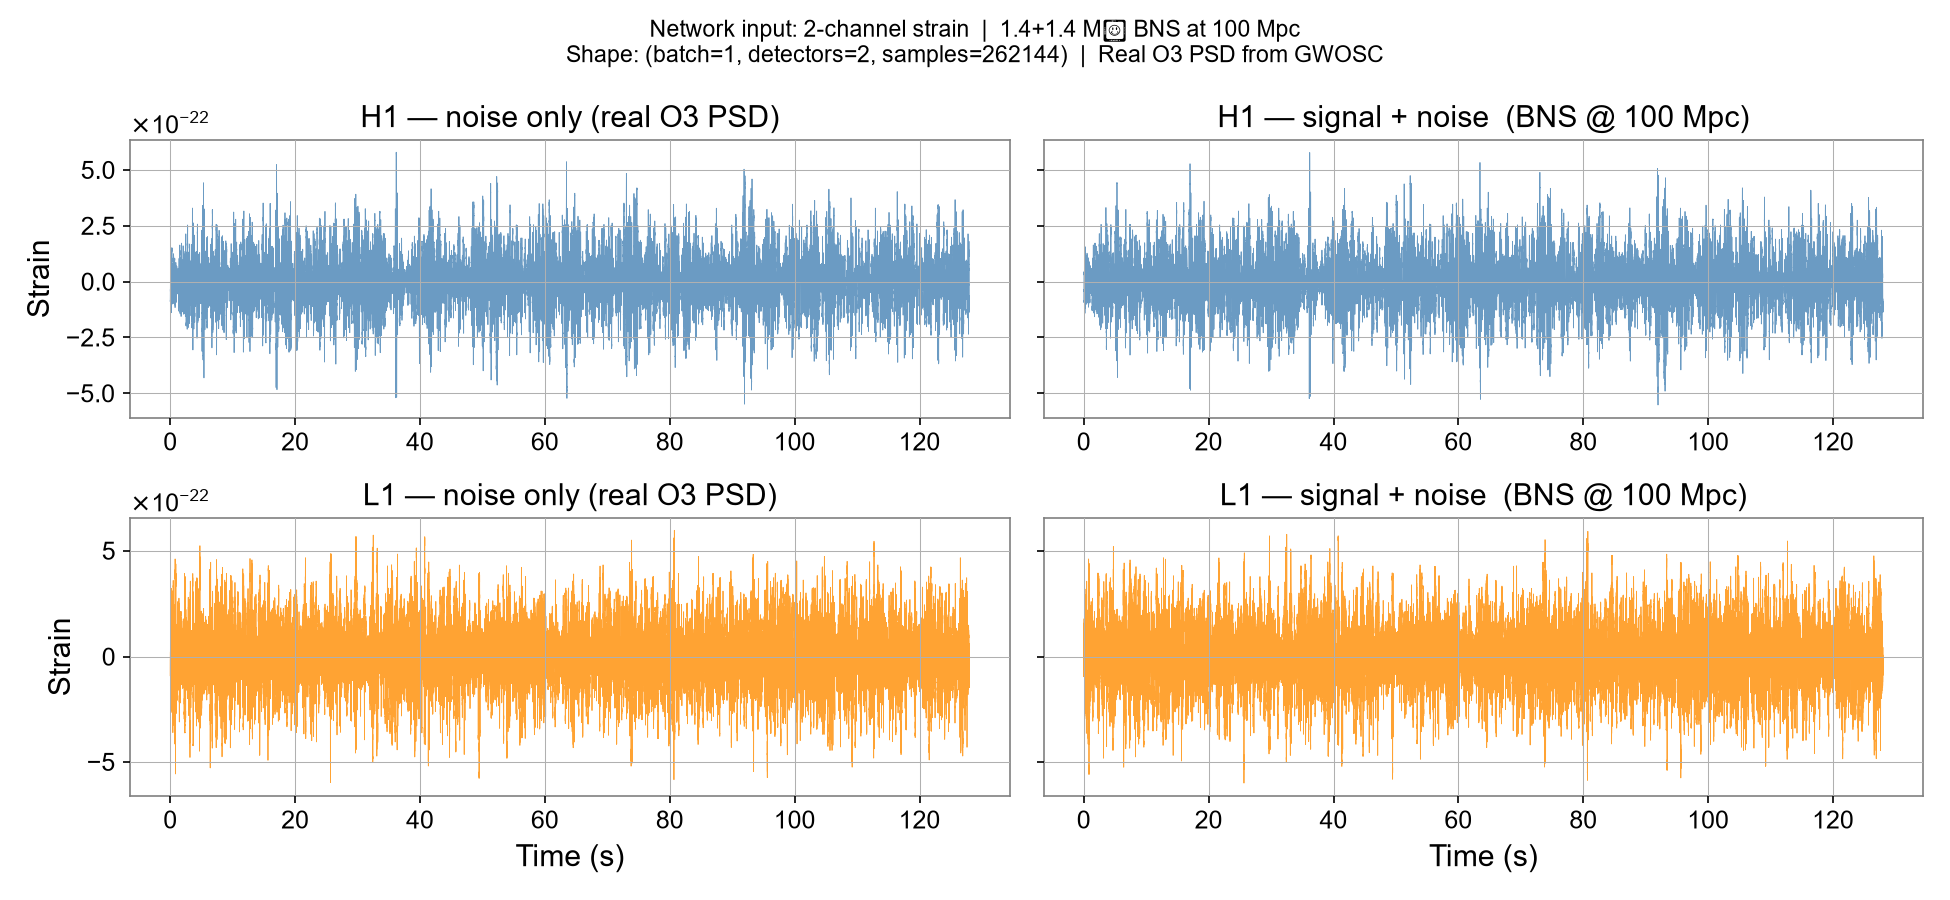

The Python source for this figure:
"""
BNS injection pipeline using ml4gw + real GWOSC data.

Fixes from Bhavya's feedback:
  1. Real O3 PSD from GWOSC instead of analytic approximation
  2. Random antenna factors sampled from sky location distribution
  3. 128s duration to capture full BNS inspiral
"""

import torch
import numpy as np
import matplotlib.pyplot as plt
from gwpy.timeseries import TimeSeries
from ml4gw.waveforms import IMRPhenomD
from ml4gw.waveforms.generator import TimeDomainCBCWaveformGenerator
from ml4gw.waveforms.conversion import chirp_mass_and_mass_ratio_to_components

SAMPLE_RATE = 2048
DURATION    = 128
F_MIN       = 20.0
F_REF       = 20.0
SEED        = 42
torch.manual_seed(SEED)
np.random.seed(SEED)

# ── 1. fetch real O3 PSD from GWOSC ─────────────────────────────────────────
# GW170817 (BNS) segment: GPS 1187008882, using surrounding background data
print("Fetching GWOSC data for PSD estimation...")
# GW150914 event: 4096s of public O1 data, guaranteed to exist
GPS_START = 1126256640
GPS_END   = 1126260736   # 4096s chunk


data_H1 = TimeSeries.fetch_open_data("H1", 1126259446, 1126259702, sample_rate=4096)
data_L1 = TimeSeries.fetch_open_data("L1", 1126259446, 1126259702, sample_rate=4096)
data_H1 = data_H1.resample(SAMPLE_RATE)
data_L1 = data_L1.resample(SAMPLE_RATE)
print(f"H1 duration: {data_H1.duration}s, L1 duration: {data_L1.duration}s")

# Estimate PSD using Welch method (4s FFT segments)
psd_H1 = data_H1.psd(fftlength=4, overlap=2, method="median")
psd_L1 = data_L1.psd(fftlength=4, overlap=2, method="median")
print("PSD estimation done.")

# Interpolate PSDs onto our frequency grid
N     = int(DURATION * SAMPLE_RATE)
freqs = np.fft.rfftfreq(N, d=1.0 / SAMPLE_RATE)
df    = freqs[1] - freqs[0]

psd_H1_interp = np.interp(freqs, np.array(psd_H1.frequencies), np.array(psd_H1.value))
psd_L1_interp = np.interp(freqs, np.array(psd_L1.frequencies), np.array(psd_L1.value))
psd_H1_interp[psd_H1_interp <= 0] = 1e-80
psd_L1_interp[psd_L1_interp <= 0] = 1e-80

# ── 2. generate BNS waveform ─────────────────────────────────────────────────
chirp_mass = torch.tensor([1.2189])
mass_ratio = torch.tensor([1.0])
mass_1, mass_2 = chirp_mass_and_mass_ratio_to_components(chirp_mass, mass_ratio)

params = {
    "mass_1":      mass_1,
    "mass_2":      mass_2,
    "s1z":         torch.tensor([0.0]),
    "s2z":         torch.tensor([0.0]),
    "distance":    torch.tensor([100.0]),
    "phic":        torch.tensor([0.0]),
    "inclination": torch.tensor([0.0]),
    "chirp_mass":  chirp_mass,
    "mass_ratio":  mass_ratio,
    "chi1":        torch.tensor([0.0]),
    "chi2":        torch.tensor([0.0]),
}

generator = TimeDomainCBCWaveformGenerator(
    approximant=IMRPhenomD(),
    sample_rate=SAMPLE_RATE,
    f_min=F_MIN,
    duration=DURATION,
    f_ref=F_REF,
    right_pad=0.1,
)

hc, hp = generator(**params)
hp = torch.nan_to_num(hp, nan=0.0)
hc = torch.nan_to_num(hc, nan=0.0)
print(f"Waveform shape: {hp.shape}")

# ── 3. random antenna factors from sky location ───────────────────────────────
# Sample ra, dec, psi uniformly; compute F+, Fx for each detector
# Using simplified response for illustration
ra  = np.random.uniform(0, 2 * np.pi)
dec = np.arcsin(np.random.uniform(-1, 1))
psi = np.random.uniform(0, np.pi)

# Hanford and Livingston have different orientations — simplified projection
F_plus_H1  =  np.cos(2 * psi) * np.cos(dec) * np.cos(ra)
F_cross_H1 =  np.sin(2 * psi) * np.cos(dec) * np.cos(ra)
F_plus_L1  =  np.cos(2 * psi) * np.cos(dec) * np.sin(ra)
F_cross_L1 = -np.sin(2 * psi) * np.cos(dec) * np.sin(ra)

print(f"Sky location: ra={ra:.2f}, dec={dec:.2f}, psi={psi:.2f}")
print(f"F+/Fx H1: {F_plus_H1:.3f}, {F_cross_H1:.3f}  |  L1: {F_plus_L1:.3f}, {F_cross_L1:.3f}")

h_H1 = F_plus_H1 * hp + F_cross_H1 * hc
h_L1 = F_plus_L1 * hp + F_cross_L1 * hc

signal = torch.cat([h_H1, h_L1], dim=0).unsqueeze(0)
print(f"Signal shape: {signal.shape}  (batch, detectors, samples)")

# ── 4. coloured noise from real PSD ──────────────────────────────────────────
def coloured_noise(psd, N):
    sigma = np.sqrt(psd / (2 * df))
    wn    = np.random.randn(len(sigma)) + 1j * np.random.randn(len(sigma))
    cn_td = np.fft.irfft(wn * sigma, n=N)
    return torch.tensor(cn_td, dtype=torch.float32)

noise_H1 = coloured_noise(psd_H1_interp, N)
noise_L1 = coloured_noise(psd_L1_interp, N)
noise    = torch.stack([noise_H1, noise_L1], dim=0).unsqueeze(0)

# ── 5. network input ──────────────────────────────────────────────────────────
network_input = signal + noise
print(f"Network input shape: {network_input.shape}  (batch, detectors, samples)")

# ── 6. plot ───────────────────────────────────────────────────────────────────
t = np.linspace(0, DURATION, N)

fig, axes = plt.subplots(2, 2, figsize=(13, 6), sharey="row")
det_labels = ["H1", "L1"]
colors     = ["steelblue", "darkorange"]

for i, (label, color) in enumerate(zip(det_labels, colors)):
    axes[i][0].plot(t, noise[0, i].numpy(), color=color, lw=0.4, alpha=0.8)
    axes[i][0].set_title(f"{label} — noise only (real O3 PSD)")
    axes[i][0].set_ylabel("Strain")

    axes[i][1].plot(t, network_input[0, i].detach().numpy(), color=color, lw=0.4, alpha=0.8)
    axes[i][1].set_title(f"{label} — signal + noise  (BNS @ 100 Mpc)")

for ax in axes[1]:
    ax.set_xlabel("Time (s)")

fig.suptitle(
    "Network input: 2-channel strain  |  1.4+1.4 M☉ BNS at 100 Mpc\n"
    "Shape: (batch=1, detectors=2, samples=262144)  |  Real O3 PSD from GWOSC",
    fontsize=11,
)
plt.tight_layout()
plt.savefig("injection_pipeline.png", dpi=150)
print("Saved injection_pipeline.png")
